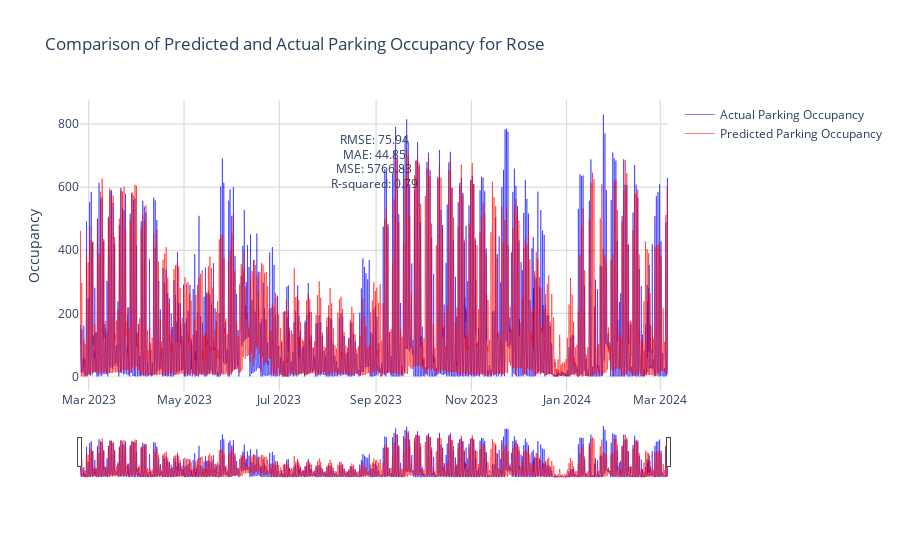

The notebook cell saved with this chart:
### Code cell
import plotly.graph_objects as go


# Create a new figure
fig = go.Figure()


# Add trace for the actual values
fig.add_trace(go.Scatter(x=testing_actual_vs_pred_df.index, y=testing_actual_vs_pred_df['Actual'],
                         name='Actual Parking Occupancy',
                         line=dict(color='blue', width=0.5),
                         hovertemplate='<b>Date</b>: %{x|%m-%d-%Y}<br>' +
                                       '<b>Actual Occupancy</b>: %{y}<br>' +
                                       '<b>Day of Week</b>: %{x| %A}<extra></extra>'))


# Add trace for the predicted values
fig.add_trace(go.Scatter(x=testing_actual_vs_pred_df.index, y=testing_actual_vs_pred_df['Predicted'],
                         name='Predicted Parking Occupancy',
                         line=dict(color='red', width=0.5),
                         hovertemplate='<b>Date</b>: %{x|%m-%d-%Y}<br>' +
                                       '<b>Predicted Occupancy</b>: %{y}<br>' +
                                       '<b>Day of Week</b>: %{x| %A}<extra></extra>'))


# Update layout
fig.update_layout(
    title=f'Comparison of Predicted and Actual Parking Occupancy for {parking_lot_to_predict}',
    xaxis=dict(
        rangeslider=dict(visible=True),
        type='date'
    ),
    yaxis_title='Occupancy',
    template='plotly_white',
    annotations=[
        dict(xref='paper', yref='paper', x=0.5, y=0.9,
             text=f'RMSE: {rmse:.2f}', showarrow=False),
        dict(xref='paper', yref='paper', x=0.5, y=0.85,
             text=f'MAE: {mae:.2f}', showarrow=False),
        dict(xref='paper', yref='paper', x=0.5, y=0.8,
             text=f'MSE: {mse:.2f}', showarrow=False),
        dict(xref='paper', yref='paper', x=0.5, y=0.75,
             text=f'R-squared: {r2:.2f}', showarrow=False)
    ]
)

# Update axes appearance
fig.update_xaxes(showgrid=True, gridwidth=1, gridcolor='lightgrey')
fig.update_yaxes(showgrid=True, gridwidth=1, gridcolor='lightgrey')

# Show the plot
fig.show()

### Figure 1 — Plotly figure (JSON) as saved in the notebook; plotly's stock layout.template omitted (floating-point values rounded to 4 significant figures; data arrays with more than 128 entries replaced by an {"elided": "..."} marker saying what was removed)
{"data": [{"hovertemplate": "<b>Date</b>: %{x|%m-%d-%Y}<br><b>Actual Occupancy</b>: %{y}<br><b>Day of Week</b>: %{x| %A}<extra></extra>", "line": {"color": "blue", "width": 0.5}, "name": "Actual Parking Occupancy", "type": "scatter", "x": {"elided": "9039 str values"}, "y": {"elided": "9039 int values"}}, {"hovertemplate": "<b>Date</b>: %{x|%m-%d-%Y}<br><b>Predicted Occupancy</b>: %{y}<br><b>Day of Week</b>: %{x| %A}<extra></extra>", "line": {"color": "red", "width": 0.5}, "name": "Predicted Parking Occupancy", "type": "scatter", "x": {"elided": "9039 str values"}, "y": {"elided": "9039 float values"}}], "layout": {"annotations": [{"showarrow": false, "text": "RMSE: 75.94", "x": 0.5, "xref": "paper", "y": 0.9, "yref": "paper"}, {"showarrow": false, "text": "MAE: 44.85", "x": 0.5, "xref": "paper", "y": 0.85, "yref": "paper"}, {"showarrow": false, "text": "MSE: 5766.83", "x": 0.5, "xref": "paper", "y": 0.8, "yref": "paper"}, {"showarrow": false, "text": "R-squared: 0.79", "x": 0.5, "xref": "paper", "y": 0.75, "yref": "paper"}], "title": {"text": "Comparison of Predicted and Actual Parking Occupancy for Rose"}, "xaxis": {"gridcolor": "lightgrey", "gridwidth": 1, "rangeslider": {"visible": true}, "showgrid": true, "type": "date"}, "yaxis": {"gridcolor": "lightgrey", "gridwidth": 1, "showgrid": true, "title": {"text": "Occupancy"}}}}
